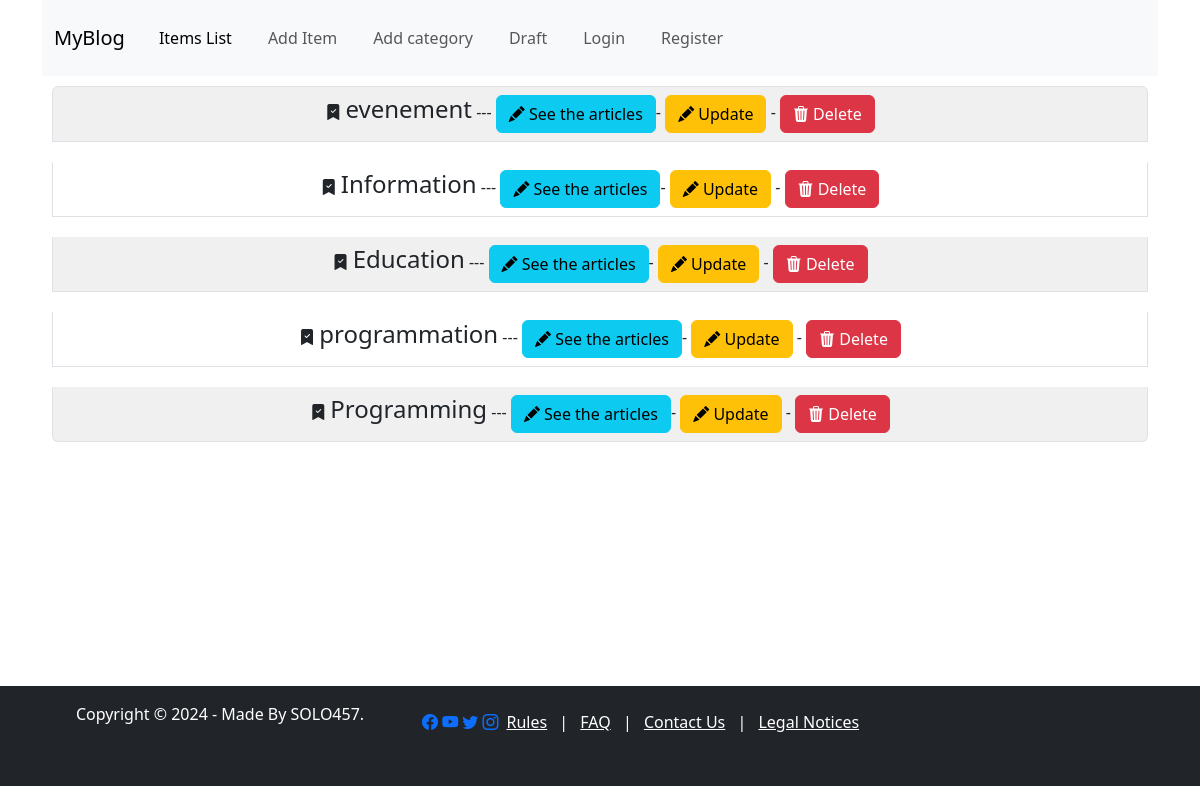
/view-categorie/, run on the app's committed database.
### articles/models.py (models this page shows, shortened)
class Categories(models.Model):
    title = models.CharField(max_length=100,verbose_name='Title')

### articles/views.py (the view)
# urls.py: path('view-categorie/',View_categorie.as_view(),name='view_categorie'),
class View_categorie(ListView):
    model = Categories
    context_object_name = 'categories'
    template_name = 'articles/categories/view_categorie.html'

### articles/templates/articles/categories/view_categorie.html (shortened to what this page needs)
{%extends 'articles/base.html'%}
{%block content%}
<div class="container">
  <ul class="list-group">
    {%for categorie in categories%}
    <li class="list-group-item">
      <i class="bi bi-bookmark-check-fill"></i>
      <h4 >{{categorie.title}}</h4> ---
      <a
        class="btn btn-info"
        href="{%url 'articles:article_by_categorie' categorie.pk%} "
      >
        <i class="bi bi-pencil-fill"> </i> See the articles</a
      >-
      <a
        class="btn btn-warning"
        href="{% url 'articles:update_categorie' categorie.pk%}"
      >
        <i class="bi bi-pencil-fill"> </i>Update</a
      >
      -
      <a class="btn btn-danger" href="{%url 'articles:delete_categorie' categorie.pk%}">
        <i class="bi bi-trash3-fill"></i> Delete</a
      >
    </li>
    {%endfor%}
  </ul>
</div>
{%endblock%}

### articles/templates/articles/categories/view_categorie.html (style rules this page uses)
ul li { margin: 10px; text-align: center; }
.list-group-item:nth-child(odd) { background-color: #f0f0f0; }
h4 { display: inline-flex; }

### data on the page
Categories: title "evenement"
Categories: title "Information"
Categories: title "Education"
Categories: title "programmation"
Categories: title "Programming"
